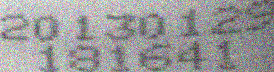
%> input picture 作业1_2019/test/噪声.bmp, 274 x 72 px
$ octave processNoisy.m   (GNU Octave 9; MATLAB toolbox functions it lacks are replaced by stand-ins)
%> lines starting %> are read from the running program, lines starting %| are printed output that depends on the picture; in (x1, y1, x2, y2) boxes, pixels count from 0 and x2, y2 are one past the last pixel; in counts of white or black regions, pixels touching at a corner belong together; the program's own positions count from 1
### 作业1_2019/code/processScratch.m
function [img_roi] = processScratch(img)
%消除划痕的函数
%input: img输入带划痕的二值图像
%output: img_roi输出消除划痕后的二值图像
    SE = strel('rectangle',[4 3]);
    img_roi = imerode(img,SE);
    img_roi = imdilate(img_roi, SE);

end

### 作业1_2019/code/processNoisy.m
clear all;close all;clc;

img = imread('../test/噪声.bmp');
%> img is the input picture: size 72x274x3 uint8; mean R, G, B 155.1, 154.4, 154.9
img = rgb2gray(img);
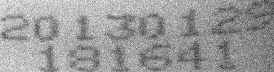
%> img: size 72x274 uint8; min 38, max 253, mean 154.7
subplot(3,2,1)
imshow(img)
title('原始图片')

img7 = double(img);
th = graythresh(img7/255);
%> th = 0.604
img7 = im2bw(img7/255, th);
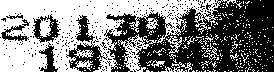
%> img7: size 72x274 logical; 50.1% white; 263 black regions (257 under 20 px), largest, box (x1, y1, x2, y2) and area: (103, 0, 274, 72) 7759, (66, 15, 108, 72) 792, (33, 14, 61, 43) 342, (39, 42, 58, 72) 233, (1, 19, 30, 42) 210, (6, 14, 23, 19) 38
subplot(3,2,2)
imshow(img7)
title('原始图片的二值化')

img2 = wiener2(img);
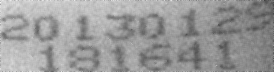
%> img2: size 72x274 uint8; min 65, max 246, mean 154.5
subplot(3,2,3)
imshow(img2)
title('维纳滤波之后的图片')


img6 = double(img2);
th = graythresh(img6/255);
%> th = 0.612
img6 = im2bw(img6/255, th);
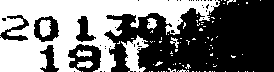
%> img6: size 72x274 logical; 46.2% white; 84 white regions (77 under 20 px), largest, box (x1, y1, x2, y2) and area: (0, 0, 220, 72) 7921, (121, 35, 149, 72) 473, (39, 20, 51, 37) 159
subplot(3,2,4)
imshow(img6)
title('维纳滤波之后的二值化')

w = 55;
img3 = double(img2);
% img4 = ordfilt2(img4,1,ones(w,w),'symmetric');
% h=ones(w,w)/(w*w);
h=fspecial('gaussian',[w w],w);
img4=imfilter(img3,h,'replicate');
img4=imsubtract(double(img2),img4);
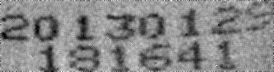
%> img4: size 72x274 double; min -72.3, max 61.81, mean -1; drawn with min black and max white
img4=img4+mean(mean(img3));
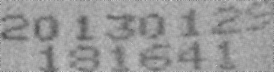
%> img4: size 72x274 double; min 82.22, max 216.3, mean 153.5
subplot(3,2,5)
imshow(img4,[])
title('调整图片亮度')
imwrite(uint8(img4),'../test/处理噪声.bmp');

th = graythresh(img4/255);
%> th = 0.565
img5 = im2bw(img4/255, th);
%> img5: size 72x274 logical; 75.1% white; 98 black regions (80 under 20 px), largest, box (x1, y1, x2, y2) and area: (0, 13, 29, 43) 450, (33, 14, 59, 42) 447, (106, 14, 136, 42) 425
img5 = processScratch(img5);
%> in processScratch, `img_roi = imerode(img,SE);`: img_roi: size 72x274 logical; 56.7% white; 49 black regions (34 under 20 px), largest, box (x1, y1, x2, y2) and area: (105, 11, 173, 72) 2438, (68, 13, 101, 72) 1126, (32, 12, 60, 72) 1050
%> in processScratch, `img_roi = imdilate(img_roi, SE);`:
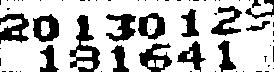
%> img_roi: size 72x274 logical; 73.3% white; 62 black regions (47 under 20 px), largest, box (x1, y1, x2, y2) and area: (69, 15, 100, 72) 726, (0, 13, 29, 44) 494, (139, 43, 172, 72) 460
subplot(3,2,6)
imshow(img5)
title('二值化')

$ run again, with 作业1_2019/test/2.bmp copied over 作业1_2019/test/噪声.bmp
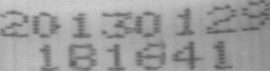
%> input picture 作业1_2019/test/2.bmp, 270 x 71 px
%> img is the input picture: size 71x270x3 uint8; min 86, max 207, mean 157.2
%> img: size 71x270 uint8
%> `th = graythresh(img7/255);`: th = 0.604
%> `img7 = im2bw(img7/255, th);`:
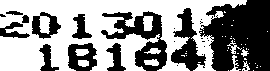
%> img7: size 71x270 logical; 56.4% white; 25 black regions (14 under 20 px), largest, box (x1, y1, x2, y2) and area: (199, 0, 270, 71) 3766, (101, 11, 167, 71) 1561, (171, 8, 206, 71) 962
%> `th = graythresh(img6/255);`: th = 0.612
%> `th = graythresh(img4/255);`: th = 0.576
%> img5: size 71x270 logical; 73% white; 16 black regions, largest, box (x1, y1, x2, y2) and area: (101, 11, 161, 39) 887, (69, 44, 96, 71) 458, (32, 12, 61, 39) 447
%> in processScratch, `img_roi = imdilate(img_roi, SE);`:
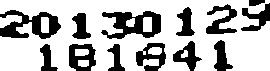
%> img_roi: size 71x270 logical; 71.8% white; 13 black regions, largest, box (x1, y1, x2, y2) and area: (101, 11, 161, 39) 920, (0, 10, 61, 39) 908, (69, 44, 96, 71) 475

$ run again, with 作业1_2019/test/3.bmp copied over 作业1_2019/test/噪声.bmp
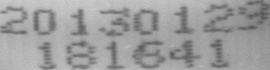
%> input picture 作业1_2019/test/3.bmp, 270 x 70 px
%> img is the input picture: size 70x270x3 uint8; min 86, max 207, mean 157.5
%> img: size 70x270 uint8
%> `th = graythresh(img7/255);`: th = 0.588
%> `img7 = im2bw(img7/255, th);`:
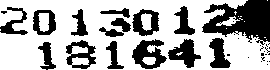
%> img7: size 70x270 logical; 67.2% white; 37 black regions (22 under 20 px), largest, box (x1, y1, x2, y2) and area: (202, 0, 270, 45) 1836, (132, 39, 167, 69) 572, (168, 39, 201, 68) 480
%> `th = graythresh(img6/255);`: th = 0.596
%> `th = graythresh(img4/255);`: th = 0.576
%> img5: size 70x270 logical; 71.4% white; 15 black regions, largest, box (x1, y1, x2, y2) and area: (132, 40, 166, 69) 504, (238, 0, 270, 31) 489, (66, 40, 95, 70) 445
%> in processScratch, `img_roi = imdilate(img_roi, SE);`:
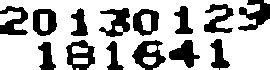
%> img_roi: size 70x270 logical; 70.4% white; 14 black regions, largest, box (x1, y1, x2, y2) and area: (132, 40, 166, 70) 521, (238, 0, 270, 31) 520, (66, 40, 95, 70) 477
